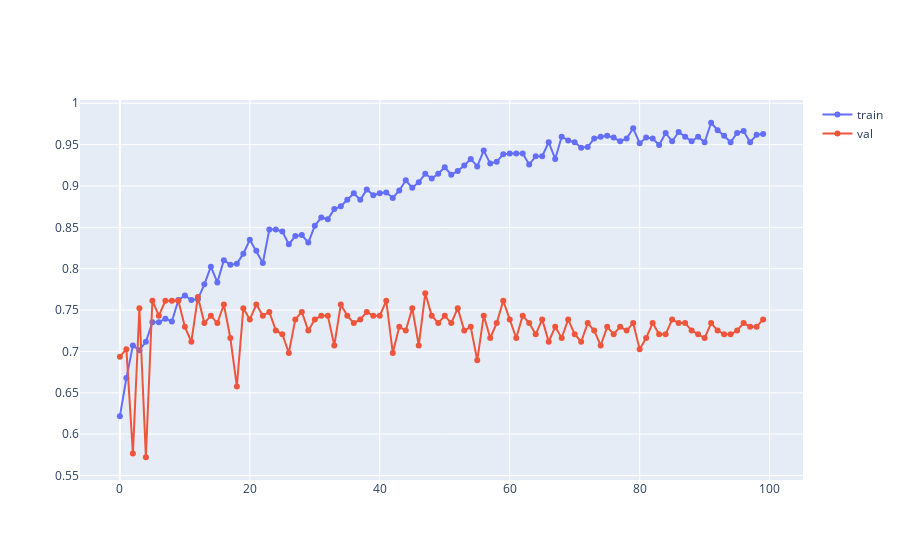

Notebook cell for this chart:
### Code cell
figure = go.Figure(
    data=[
        go.Scatter(
            y=train_accuracies,
            mode="lines+markers",
            name="train",
        ),
        go.Scatter(
            y=val_accuracies,
            mode="lines+markers",
            name="val",
        ),
    ]
)
figure.show()
